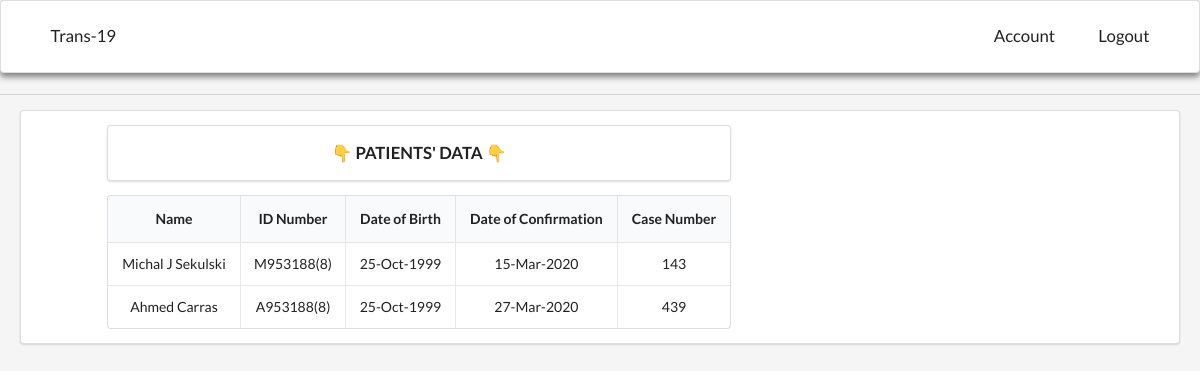
Before: / with the older database file.
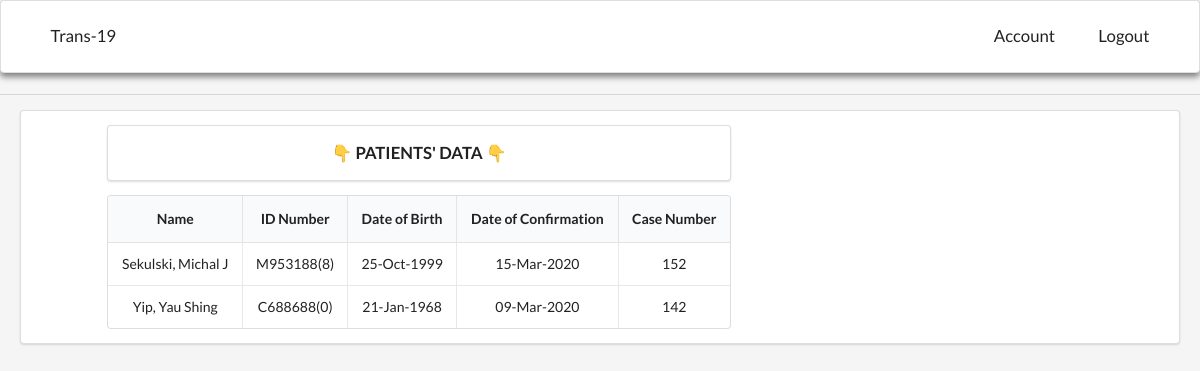
After: the same page with the newer database file.
### trans_19/models.py (models this page shows, shortened)
class Patient(models.Model):
    name = models.CharField(max_length=30)
    idNum = models.CharField(max_length=10)
    dateBirth = models.DateField()
    dateConfi = models.DateField()
    caseNum = models.IntegerField()

### trans_19/views.py (the view)
# urls.py: 2. Add a URL to urlpatterns:  path('', views.home, name='home')
def home(request):
    context = {
        'patients': Patient.objects.all()
    }
    return render(request, 'patients/home.html', context)

### trans_19/templates/patients/home.html (shortened to what this page needs)
{% extends "patients/index.html" %}
{% block content %}
<div class="ui divider"></div>
<div class="ui segment" style="margin:0 20px;">
  <div class="ui grid">
    <div class="one wide column"></div>
    <div class="nine wide column">
      <div class="ui segment" style="text-align: center; font-weight: 700; font-size: 1.2em;">👇 PATIENTS' DATA 👇
      </div>
      <table class="ui celled table" style="text-align: center;">
        <thead>
          <tr>
            <th>Name</th>
            <th>ID Number</th>
            <th>Date of Birth</th>
            <th>Date of Confirmation</th>
            <th>Case Number</th>
          </tr>
        </thead>
        <tbody>
          {% for patient in patients %}
          <tr class='{patient.caseNum}' style="cursor:pointer;"
            onMouseOver="this.style.backgroundColor='rgb(240,240,240)'"
            onMouseOut="this.style.backgroundColor='rgb(255,255,255)'" onclick="alert('Zois')">
            <td data-label="Name">{{patient.name}}</td>
            <td data-label="ID">{{patient.idNum}}</td>
            <td data-label="Birth">{{patient.dateBirth|date:"d-M-Y"}}</td>
            <td data-label="Confirm">{{patient.dateConfi|date:"d-M-Y"}}</td>
            <td data-label="CaseNum">{{patient.caseNum}}</td>
          </tr>
          {% endfor %}
        </tbody>
      </table>
    </div>
  </div>
</div>
{% endblock content %}

### trans_19/templates/patients/index.html (shortened to what this page needs)
<!DOCTYPE html>
<html lang="en">
<head>
  <link rel="stylesheet" type="text/css"
    href="https://cdnjs.cloudflare.com/ajax/libs/semantic-ui/2.4.1/semantic.min.css" />
</head>
<body style="background-color: rgb(245, 245, 245);">
  <div class="ui segment" style="background-color: white; box-shadow: 0px 4px 6px grey; margin-bottom: 1.5em;">
    <div class="ui secondary menu" style="margin:0 1em;background-color: white;">
      <a class="item" style="font-size: larger;" href="{%url 'trans_19_home'%}">
        Trans-19
      </a>
      <div class="right menu">
        <a class="item" style="font-size: larger;" href="{%url 'trans_19_account'%}">
          Account
        </a>
        <a class="ui item" style="font-size: larger;">
          Logout
        </a>
      </div>
    </div>
  </div>
  {% block content %}{% endblock content %}
</body>
</html>

Changed rows visible on the page:
removed Patient: name "Ahmed Carras", idNum "A953188(8)", dateBirth "25-Oct-1999", dateConfi "27-Mar-2020", caseNum "439"
changed Patient: name "Michal J Sekulski" → "Sekulski, Michal J"; caseNum "143" → "152"
added Patient: name "Yip, Yau Shing", idNum "C688688(0)", dateBirth "21-Jan-1968", dateConfi "09-Mar-2020", caseNum "142"
